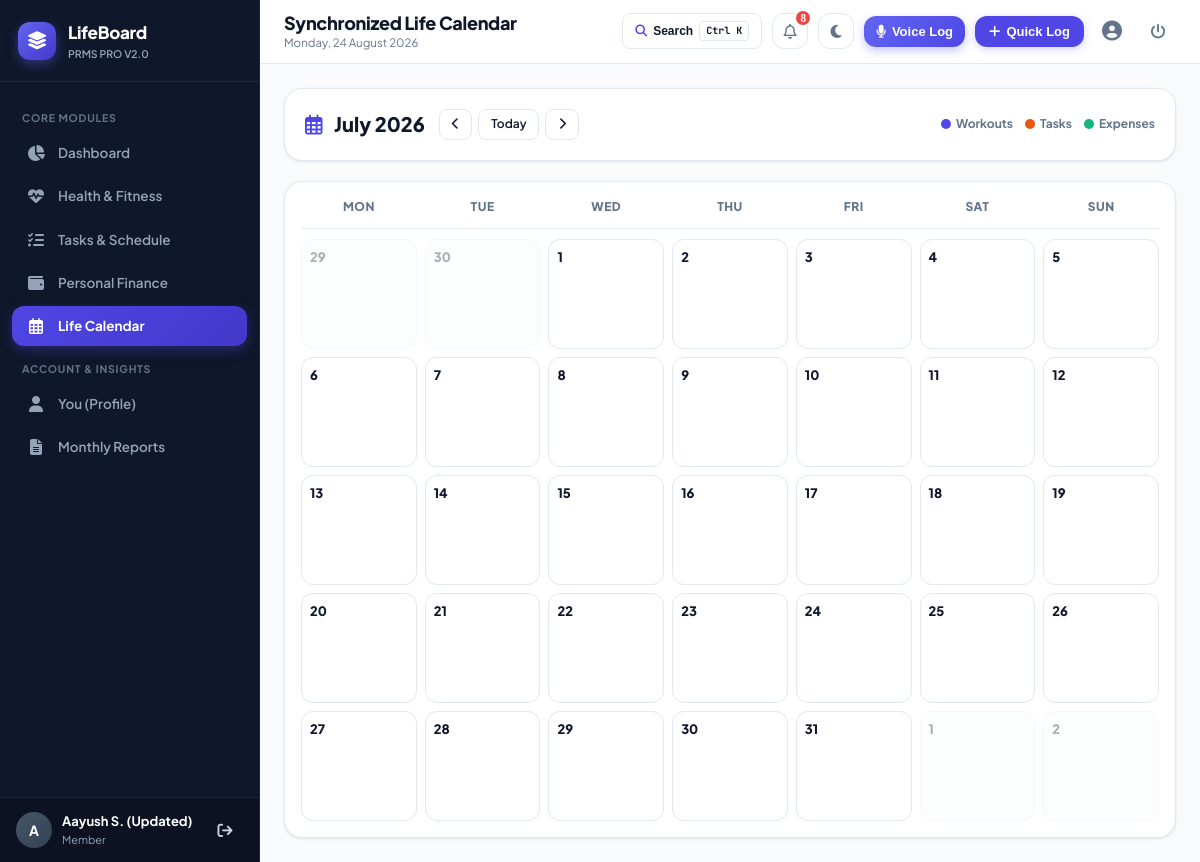
Page /calendar?month=7&year=2026 (signed in) on the earlier database version.
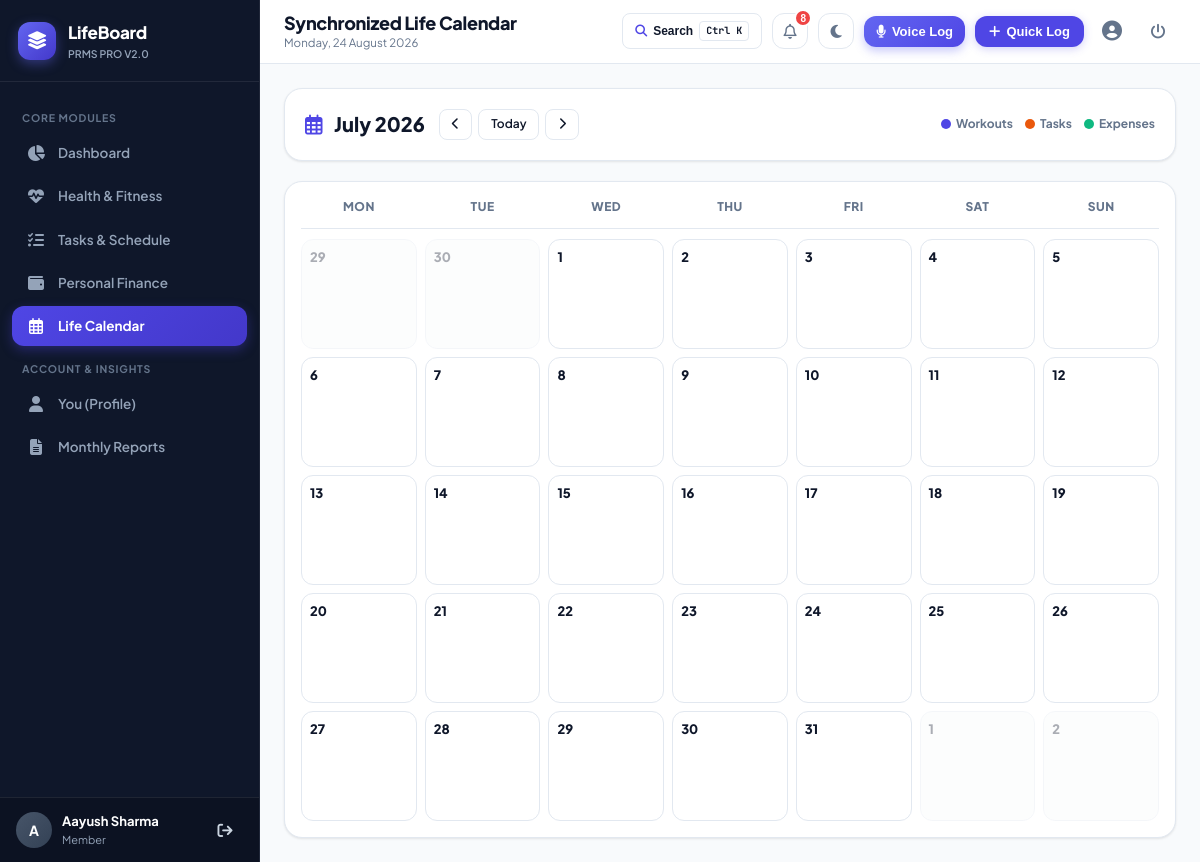
Same page on the later database version.
### tables this page shows
CREATE TABLE users (
        user_id INTEGER PRIMARY KEY AUTOINCREMENT,
        name VARCHAR(100) NOT NULL,
        email VARCHAR(150) NOT NULL UNIQUE,
        password_hash VARCHAR(256) NOT NULL,
        role VARCHAR(10) DEFAULT 'user',
        phone VARCHAR(20),
        age INTEGER,
        bio TEXT,
        created_at DATETIME DEFAULT CURRENT_TIMESTAMP
    );

### app.py (the view)
@app.route('/calendar')
@login_required
def calendar_view():
    user_id = session['user_id']
    today = date.today()
    try:
        month = int(request.args.get('month', today.month))
        year = int(request.args.get('year', today.year))
    except ValueError:
        month = today.month
        year = today.year
    cal_data = models.get_calendar_events(user_id, month, year)
    return render_template('calendar/index.html',
                           cal_data=cal_data,
                           current_month=today.month,
                           current_year=today.year)

### app.py (called while the page is built)
def login_required(f):
    @wraps(f)
    def decorated_function(*args, **kwargs):
        if 'user_id' not in session:
            flash('Please log in to access this page.', 'warning')
            return redirect(url_for('login', next=request.path))
        return f(*args, **kwargs)
    return decorated_function

@app.after_request
def add_security_headers(response):
    response.headers['Cache-Control'] = 'no-cache, no-store, must-revalidate, max-age=0'
    response.headers['Pragma'] = 'no-cache'
    response.headers['Expires'] = '0'
    return response

@app.context_processor
def inject_global_variables():
    current_user = None
    notifications = []
    if 'user_id' in session:
        current_user = models.get_user_by_id(session['user_id'])
        notifications = models.get_user_notifications(session['user_id'])
    return {
        'current_user': current_user,
        'notifications': notifications,
        'unread_notifications_count': len(notifications),
        'today_date': date.today().strftime('%A, %d %B %Y'),
        'current_year': date.today().year,
        'current_month': date.today().month,
        'now': datetime.now()
    }

### templates/calendar/index.html (shortened to what this page needs)
{% extends "base.html" %}
{% block page_title %}Synchronized Life Calendar{% endblock %}
{% block content %}
<div class="card" style="margin-bottom: 20px;">
  <div style="display: flex; justify-content: space-between; align-items: center; flex-wrap: wrap; gap: 14px;">
    <div style="display: flex; align-items: center; gap: 14px;">
      <h2 style="font-size: 20px; font-weight: 800; color: var(--text-main);">
        <i class="fa-regular fa-calendar-days" style="color: var(--primary); margin-right: 8px;"></i>
        {{ cal_data.month_name }}
      </h2>
      <div style="display: flex; gap: 6px;">
        {% set prev_month = cal_data.month - 1 if cal_data.month > 1 else 12 %}
        {% set prev_year = cal_data.year if cal_data.month > 1 else cal_data.year - 1 %}
        {% set next_month = cal_data.month + 1 if cal_data.month < 12 else 1 %}
        {% set next_year = cal_data.year if cal_data.month < 12 else cal_data.year + 1 %}
        <a href="{{ url_for('calendar_view', month=prev_month, year=prev_year) }}" class="btn btn-secondary btn-sm" title="Previous Month">
          <i class="fa-solid fa-chevron-left"></i>
        </a>
        <a href="{{ url_for('calendar_view', month=current_month, year=current_year) }}" class="btn btn-secondary btn-sm">
          Today
        </a>
        <a href="{{ url_for('calendar_view', month=next_month, year=next_year) }}" class="btn btn-secondary btn-sm" title="Next Month">
          <i class="fa-solid fa-chevron-right"></i>
        </a>
      </div>
    </div>
    <div style="display: flex; gap: 12px; font-size: 12px; align-items: center; flex-wrap: wrap;">
      <span style="display: inline-flex; align-items: center; gap: 5px;">
        <span style="width: 10px; height: 10px; border-radius: 50%; background: #4f46e5;"></span>
        <strong style="color: var(--text-muted);">Workouts</strong>
      </span>
      <span style="display: inline-flex; align-items: center; gap: 5px;">
        <span style="width: 10px; height: 10px; border-radius: 50%; background: #ea580c;"></span>
        <strong style="color: var(--text-muted);">Tasks</strong>
      </span>
      <span style="display: inline-flex; align-items: center; gap: 5px;">
        <span style="width: 10px; height: 10px; border-radius: 50%; background: #10b981;"></span>
        <strong style="color: var(--text-muted);">Expenses</strong>
      </span>
    </div>
  </div>
</div>
<div class="card" style="padding: 16px;">
  <div class="calendar-grid-header">
    <div>Mon</div>
    <div>Tue</div>
    <div>Wed</div>
    <div>Thu</div>
    <div>Fri</div>
    <div>Sat</div>
    <div>Sun</div>
  </div>
  <div class="calendar-matrix">
    {% for week in cal_data.calendar_matrix %}
      {% for day in week %}
        {% set day_str = day.strftime('%Y-%m-%d') %}
        {% set is_current_month = (day.month == cal_data.month) %}
        {% set is_today = (day_str == now.strftime('%Y-%m-%d')) %}
        {% set day_events = cal_data.events_by_day.get(day_str, {'workouts': [], 'tasks': [], 'expenses': []}) %}
        {% set total_events_count = (day_events.workouts | length) + (day_events.tasks | length) + (day_events.expenses | length) %}
        <div class="calendar-day-cell {% if not is_current_month %}other-month{% endif %} {% if is_today %}is-today{% endif %}" onclick="openDayInspector('{{ day_str }}', '{{ day.strftime('%A, %d %B %Y') }}')">
          <div class="cal-day-header">
            <span class="cal-day-num {% if is_today %}today-badge{% endif %}">{{ day.day }}</span>
          </div>
        </div>
      {% endfor %}
    {% endfor %}
  </div>
</div>
{% endblock %}

### templates/base.html (shortened to what the changed rows need)
<!DOCTYPE html>
<html lang="en">
<head>
  <link rel="stylesheet" href="https://cdnjs.cloudflare.com/ajax/libs/font-awesome/6.5.1/css/all.min.css">
  <link rel="stylesheet" href="{{ url_for('static', filename='css/style.css') }}">
  <link rel="stylesheet" href="{{ url_for('static', filename='css/responsive.css') }}">
</head>
<body>
  <div class="app-container">
    {% if session.get('user_id') %}
    <aside class="sidebar" id="sidebar">
      <div class="sidebar-header">
        <div class="brand-logo">
          <i class="fa-solid fa-layer-group"></i>
        </div>
        <div style="flex: 1;">
          <div class="brand-name">LifeBoard</div>
          <div class="brand-sub">PRMS Pro v2.0</div>
        </div>
      </div>
      <div class="sidebar-nav">
        <div class="nav-section-title">Core Modules</div>
        <a href="{{ url_for('dashboard') }}" class="nav-item {% if request.path == '/dashboard' %}active{% endif %}">
          <i class="fa-solid fa-chart-pie"></i>
          <span>Dashboard</span>
        </a>
        <a href="{{ url_for('health') }}" class="nav-item {% if request.path.startswith('/health') %}active{% endif %}">
          <i class="fa-solid fa-heart-pulse"></i>
          <span>Health & Fitness</span>
        </a>
        <a href="{{ url_for('tasks') }}" class="nav-item {% if request.path.startswith('/tasks') %}active{% endif %}">
          <i class="fa-solid fa-list-check"></i>
          <span>Tasks & Schedule</span>
        </a>
        <a href="{{ url_for('finance') }}" class="nav-item {% if request.path.startswith('/finance') %}active{% endif %}">
          <i class="fa-solid fa-wallet"></i>
          <span>Personal Finance</span>
        </a>
        <a href="{{ url_for('calendar_view') }}" class="nav-item {% if request.path.startswith('/calendar') %}active{% endif %}">
          <i class="fa-regular fa-calendar-days"></i>
          <span>Life Calendar</span>
        </a>
        <div class="nav-section-title">Account & Insights</div>
        <a href="{{ url_for('profile') }}" class="nav-item {% if request.path == '/profile' %}active{% endif %}">
          <i class="fa-solid fa-user"></i>
          <span>You (Profile)</span>
        </a>
        <a href="{{ url_for('reports') }}" class="nav-item {% if request.path == '/reports' %}active{% endif %}">
          <i class="fa-solid fa-file-lines"></i>
          <span>Monthly Reports</span>
        </a>
      </div>
      <div class="sidebar-footer">
        <div class="user-snippet">
          <div class="user-avatar">
            {{ session.get('name', 'U')[:1] | upper }}
          </div>
          <div class="user-info">
            <div class="user-name">{{ session.get('name', 'User') }}</div>
            <div class="user-role">
              {% if session.get('role') == 'admin' %}
                <span style="color: #f87171; font-weight: 700;">Administrator</span>
              {% else %}
                <span>Member</span>
              {% endif %}
            </div>
          </div>
          <a href="{{ url_for('logout') }}" class="btn-icon" title="Logout" style="color: #cbd5e1;">
            <i class="fa-solid fa-arrow-right-from-bracket"></i>
          </a>
        </div>
      </div>
    </aside>
    {% endif %}
    <div class="main-wrapper" style="{% if not session.get('user_id') %}margin-left: 0;{% endif %}">
      {% if session.get('user_id') %}
      <header class="top-header">
        <div class="header-left">
          <div class="page-title-group">
            <h1>{% block page_title %}Dashboard{% endblock %}</h1>
          </div>
        </div>
      </header>
      {% endif %}
      <main class="page-content">
        {% block content %}{% endblock %}
      </main>
    </div>
  </div>
</body>
</html>

Differences in the rows shown:
changed users: get "Aayush S. (Updated)" → "Aayush Sharma"
